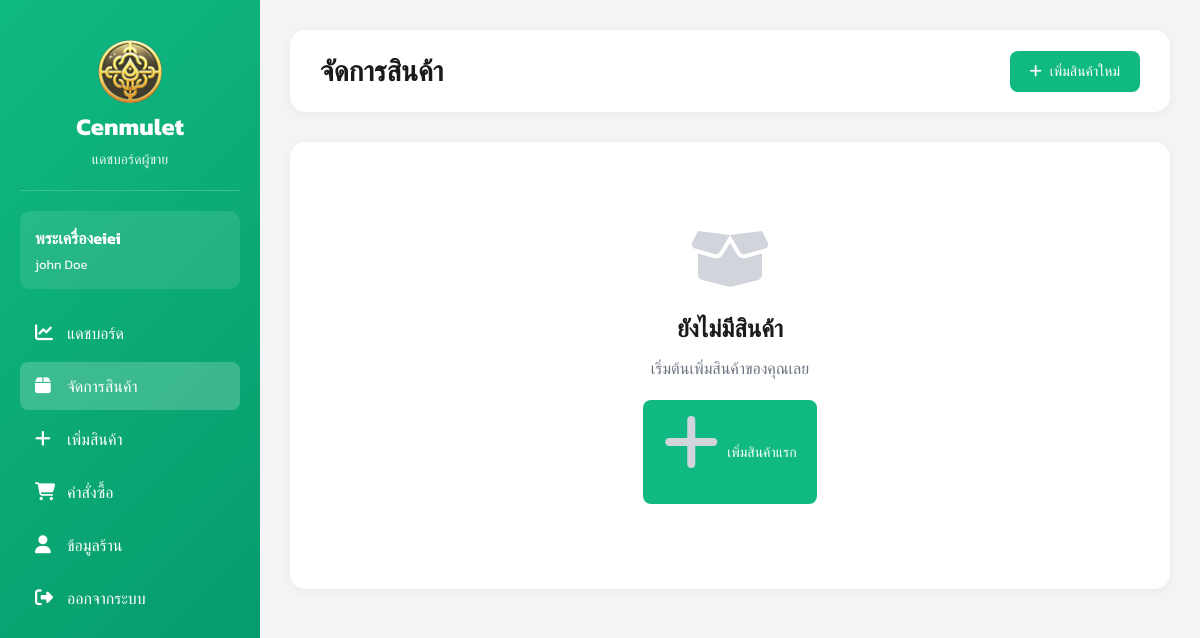
Page /views/seller/products.php (signed in) on the earlier database version.
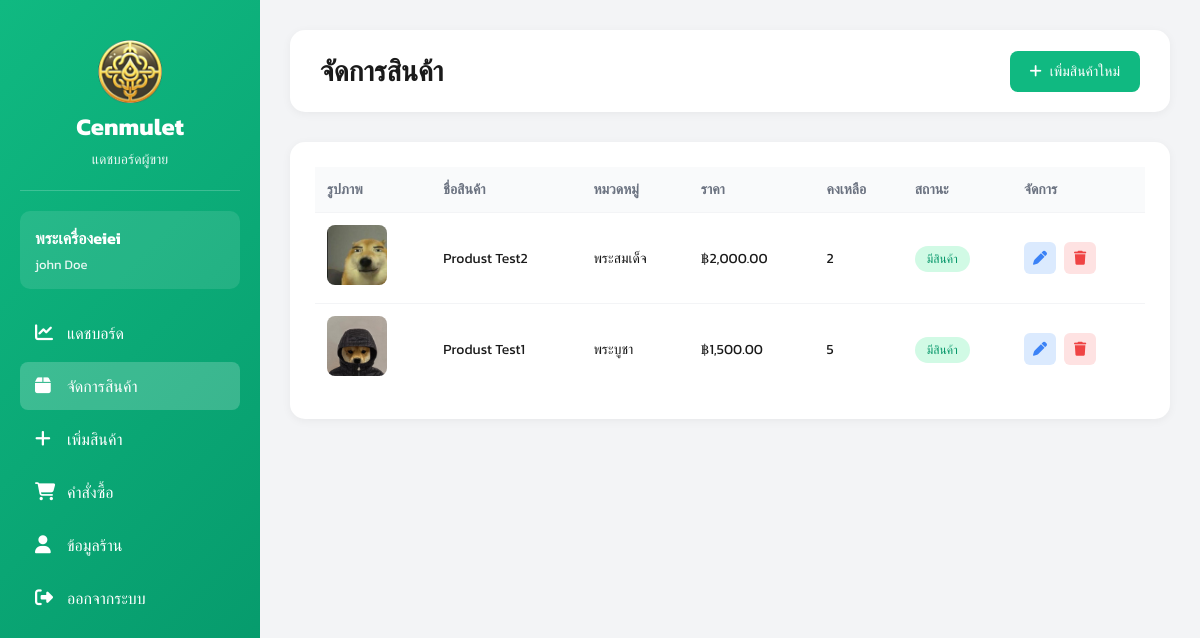
Same page on the later database version.
### tables this page shows
CREATE TABLE sellers (
    id INTEGER PRIMARY KEY AUTOINCREMENT,
    fullname TEXT,
    store_name TEXT,
    username TEXT UNIQUE,
    password TEXT,
    address TEXT,
    img_store TEXT,
    tel TEXT,
    pay_contax TEXT,
    id_per TEXT,
    img_per TEXT
);

CREATE TABLE amulets (
    id INTEGER PRIMARY KEY AUTOINCREMENT,
    amulet_name TEXT,
    source TEXT,
    quantity INTEGER,
    price REAL,
    image TEXT,
    sellerId INTEGER,
    categoryId INTEGER,
    FOREIGN KEY (sellerId) REFERENCES sellers(id),
    FOREIGN KEY (categoryId) REFERENCES categories(id)
);

CREATE TABLE categories (
    id INTEGER PRIMARY KEY AUTOINCREMENT,
    category_name TEXT
);

### views/seller/products.php (the view, shortened to what this page needs)
<?php
require_once __DIR__ . "/../../config/db.php";
$seller_id = $_SESSION['user_id'];
try {
    $stmt = $db->prepare("SELECT * FROM sellers WHERE id = :id");
    $stmt->execute([':id' => $seller_id]);
    $seller = $stmt->fetch(PDO::FETCH_ASSOC);
} catch (PDOException $e) {
    die("Error: " . $e->getMessage());
}
try {
    $stmt = $db->prepare("
        SELECT a.*, c.category_name
        FROM amulets a
        LEFT JOIN categories c ON a.categoryId = c.id
        WHERE a.sellerId = :seller_id
        ORDER BY a.id DESC
    ");
    $stmt->execute([':seller_id' => $seller_id]);
    $products = $stmt->fetchAll(PDO::FETCH_ASSOC);
} catch (PDOException $e) {
    die("Error: " . $e->getMessage());
}
?>
<!DOCTYPE html>
<html lang="th">
<head>
    <link rel="stylesheet" href="https://cdnjs.cloudflare.com/ajax/libs/font-awesome/6.5.1/css/all.min.css">
</head>
<body>
    <div class="dashboard-container">
        <aside class="sidebar">
            <div class="sidebar-header">
                <img src="/public/images/image.png" alt="" width="64px">
                <h2>Cenmulet</h2>
                <p>แดชบอร์ดผู้ขาย</p>
            </div>
            <div class="user-info">
                <h3><?php echo htmlspecialchars($seller['store_name']); ?></h3>
                <p><?php echo htmlspecialchars($seller['fullname']); ?></p>
            </div>
            <ul class="sidebar-menu">
                <li><a href="/views/seller/dashboard.php"><i class="fa-solid fa-chart-line"></i> แดชบอร์ด</a></li>
                <li><a href="/views/seller/products.php" class="active"><i class="fa-solid fa-box"></i> จัดการสินค้า</a></li>
                <li><a href="/views/seller/add_product.php"><i class="fa-solid fa-plus"></i> เพิ่มสินค้า</a></li>
                <li><a href="/views/seller/orders.php"><i class="fa-solid fa-shopping-cart"></i> คำสั่งซื้อ</a></li>
                <li><a href="/views/seller/seller_profile.php"><i class="fa-solid fa-user"></i> ข้อมูลร้าน</a></li>
                <li><a href="/auth/logout.php"><i class="fa-solid fa-right-from-bracket"></i> ออกจากระบบ</a></li>
            </ul>
        </aside>
        <main class="main-content">
            <div class="top-bar">
                <h1>จัดการสินค้า</h1>
                <a href="/views/seller/add_product.php" class="btn btn-primary">
                    <i class="fa-solid fa-plus"></i> เพิ่มสินค้าใหม่
                </a>
            </div>
            <div class="content-section">
                <?php if (count($products) > 0): ?>
                    <table>
                        <thead>
                            <tr>
                                <th>รูปภาพ</th>
                                <th>ชื่อสินค้า</th>
                                <th>หมวดหมู่</th>
                                <th>ราคา</th>
                                <th>คงเหลือ</th>
                                <th>สถานะ</th>
                                <th>จัดการ</th>
                            </tr>
                        </thead>
                        <tbody>
                            <?php foreach ($products as $product): ?>
                                <tr>
                                    <td>
                                        <?php if ($product['image']): ?>
                                            <img src="/uploads/amulets/<?php echo htmlspecialchars($product['image']); ?>" alt="" class="product-img">
                                        <?php else: ?>
                                            <div class="no-image">
                                                <i class="fa-solid fa-image"></i>
                                            </div>
                                        <?php endif; ?>
                                    </td>
                                    <td><?php echo htmlspecialchars($product['amulet_name']); ?></td>
                                    <td><?php echo htmlspecialchars($product['category_name'] ?? '-'); ?></td>
                                    <td>฿<?php echo number_format($product['price'], 2); ?></td>
                                    <td><?php echo number_format($product['quantity']); ?></td>
                                    <td>
                                        <?php if ($product['quantity'] > 0): ?>
                                            <span class="badge badge-success">มีสินค้า</span>
                                        <?php else: ?>
                                            <span class="badge badge-warning">สินค้าหมด</span>
                                        <?php endif; ?>
                                    </td>
                                    <td>
                                        <div class="action-buttons">
                                            <a href="/views/seller/edit_product.php?id=<?php echo $product['id']; ?>" class="btn-icon edit" title="แก้ไข">
                                                <i class="fa-solid fa-pen"></i>
                                            </a>
                                            <a href="/seller/delete_product_process.php?id=<?php echo $product['id']; ?>"
                                               class="btn-icon delete"
                                               title="ลบ"
                                               onclick="return confirm('คุณต้องการลบสินค้า \'<?php echo htmlspecialchars($product['amulet_name']); ?>\' หรือไม่?')">
                                                <i class="fa-solid fa-trash"></i>
                                            </a>
                                        </div>
                                    </td>
                                </tr>
                            <?php endforeach; ?>
                        </tbody>
                    </table>
                <?php else: ?>
                    <div class="empty-state">
                        <i class="fa-solid fa-box-open"></i>
                        <h2>ยังไม่มีสินค้า</h2>
                        <p>เริ่มต้นเพิ่มสินค้าของคุณเลย</p>
                        <a href="/views/seller/add_product.php" class="btn btn-primary">
                            <i class="fa-solid fa-plus"></i> เพิ่มสินค้าแรก
                        </a>
                    </div>
                <?php endif; ?>
            </div>
        </main>
    </div>
</body>
</html>

### views/seller/products.php (style rules this page uses)
* { margin: 0; padding: 0; box-sizing: border-box; }
body { font-family: "Kanit", sans-serif; background: #f3f4f6; }
.dashboard-container { display: flex; min-height: 100vh; }
.sidebar { width: 260px; background: linear-gradient(135deg, #10b981 0%, #059669 100%); color: #fff; padding: 20px; position: fixed; height: 100vh; overflow-y: auto; }
.sidebar-header { text-align: center; padding: 20px 0; border-bottom: 1px solid rgba(255, 255, 255, 0.2); margin-bottom: 20px; }
.sidebar-header h2 { font-size: 24px; margin-bottom: 5px; }
.sidebar-header p { font-size: 14px; opacity: 0.9; }
.user-info { background: rgba(255, 255, 255, 0.1); padding: 15px; border-radius: 10px; margin-bottom: 20px; }
.user-info h3 { font-size: 16px; margin-bottom: 5px; }
.user-info p { font-size: 13px; opacity: 0.9; }
.sidebar-menu { list-style: none; }
.sidebar-menu li { margin-bottom: 5px; }
.sidebar-menu a { display: flex; align-items: center; gap: 12px; padding: 12px 15px; color: #fff; text-decoration: none; border-radius: 8px; transition: all 0.3s; }
.sidebar-menu a:hover, .sidebar-menu a.active { background: rgba(255, 255, 255, 0.2); }
.sidebar-menu i { font-size: 18px; width: 20px; }
.main-content { margin-left: 260px; flex: 1; padding: 30px; }
.top-bar { background: #fff; padding: 20px 30px; border-radius: 15px; box-shadow: 0 2px 10px rgba(0, 0, 0, 0.05); margin-bottom: 30px; display: flex; justify-content: space-between; align-items: center; }
.top-bar h1 { font-size: 28px; color: #1a1a1a; }
.btn { padding: 10px 20px; border-radius: 8px; text-decoration: none; font-size: 14px; font-weight: 500; transition: all 0.3s; display: inline-flex; align-items: center; gap: 8px; }
.btn-primary { background: #10b981; color: #fff; }
.content-section { background: #fff; padding: 25px; border-radius: 15px; box-shadow: 0 2px 10px rgba(0, 0, 0, 0.05); }
table { width: 100%; border-collapse: collapse; }
table thead { background: #f9fafb; }
table th { padding: 12px; text-align: left; font-size: 14px; color: #6b7280; font-weight: 600; }
table td { padding: 12px; border-top: 1px solid #f3f4f6; font-size: 14px; color: #1a1a1a; }
.product-img { width: 60px; height: 60px; border-radius: 8px; object-fit: cover; }
.badge { padding: 4px 12px; border-radius: 20px; font-size: 12px; font-weight: 500; }
.badge-success { background: #d1fae5; color: #059669; }
.action-buttons { display: flex; gap: 8px; }
.btn-icon { width: 32px; height: 32px; border-radius: 6px; display: flex; align-items: center; justify-content: center; text-decoration: none; transition: all 0.3s; }
.btn-icon.edit { background: #dbeafe; color: #3b82f6; }
.btn-icon.delete { background: #fee2e2; color: #ef4444; }
.empty-state { text-align: center; padding: 60px 20px; }
.empty-state i { font-size: 64px; color: #d1d5db; margin-bottom: 20px; }
.empty-state h2 { font-size: 24px; color: #1a1a1a; margin-bottom: 10px; }
.empty-state p { font-size: 16px; color: #6b7280; margin-bottom: 20px; }

Differences in the rows shown:
added amulets: image (picture), amulet_name "Produst Test2", categoryId.category_name "พระสมเด็จ", price "2,000.00", quantity "2", shows "มีสินค้า"
added amulets: image (picture), amulet_name "Produst Test1", categoryId.category_name "พระบูชา", price "1,500.00", quantity "5", shows "มีสินค้า"
Other differences:
text no longer shown: "ยังไม่มีสินค้า เริ่มต้นเพิ่มสินค้าของคุณเลย เพิ่มสินค้าแรก"
text now shown: "รูปภาพ ชื่อสินค้า หมวดหมู่ ราคา คงเหลือ สถานะ จัดการ"
